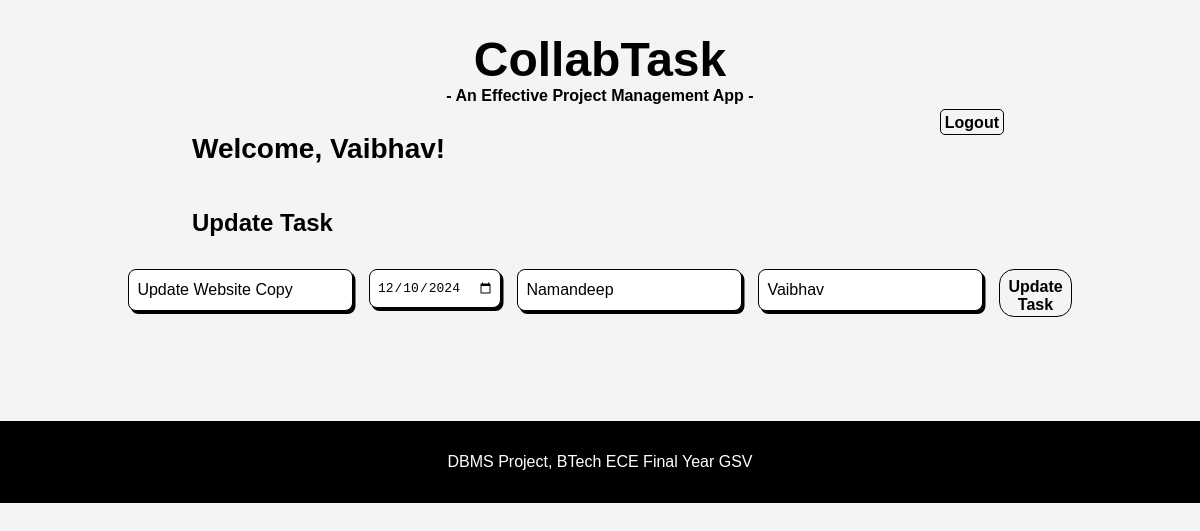
Screenshot of /update/2 (signed in) with the database file from the repository.
### app.py (models this page shows, shortened)
class Task(db.Model):
    id = db.Column(db.Integer, primary_key=True)
    title = db.Column(db.String(100), nullable=False)
    date = db.Column(db.Date, nullable=True)
    assigned_to = db.Column(db.String(50), nullable=True)
    assigned_by = db.Column(db.String(50), nullable=True)
    is_done = db.Column(db.Boolean, default=False)
    status = db.Column(db.String(20), default='Active')  # New status column

### app.py (the view, shortened to what this page needs)
@app.route('/update/<int:task_id>', methods=['GET', 'POST'])
def update_task(task_id):
    task = Task.query.get_or_404(task_id)
    return render_template('update.html', task=task)

### templates/update.html
{% extends "base.html" %}
{% block content %}
<section>
    <h2>Update Task</h2>
    <form action="/update/{{ task.id }}" method="POST" class="task-form">
        <input type="text" name="title" value="{{ task.title }}" required class="input1">
        <input type="date" name="date" value="{{ task.date }}" required class="input2">
        <input type="text" name="assigned_to" value="{{ task.assigned_to }}" class="input1">
        <input type="text" name="assigned_by" value="{{ task.assigned_by }}" class="input1">
        <button type="submit" class="master-button">Update Task</button>
    </form>
</section>
{% endblock %}

### templates/base.html (shortened to what this page needs)
<!DOCTYPE html>
<html lang="en">
<head>
    <link rel="stylesheet" href="{{ url_for('static', filename='styles.css') }}">
</head>
<body>
    <header>
        <h1>CollabTask</h1>
        <span><b>- An Effective Project Management App -</b></span>
        {% if session.get('username') %}
        <div class="welcome">
            <p>Welcome, {{ session['username'] }}!</p>
            <a href="/logout">Logout</a>
        </div>
        {% endif %}
    </header>
    <main>
        {% block content %}{% endblock %}
    </main>
    <footer>
        <p>DBMS Project, BTech ECE Final Year GSV</p>
    </footer>
</body>
</html>

### static/styles.css (style rules this page uses)
body { font-family: Poppins, sans-serif; margin: 0; padding: 0; background-color: #f4f4f4; }
header { color: black; padding-top: 2em; text-align: center; }
h1 { margin: 0; font-size: 3rem; }
main { padding: 2em; }
h1, h2 { font-weight: bold; text-align: center; color: #000000; }
.welcome { height: 1.5rem; padding: 0 12rem; display: flex; justify-content: space-between; font-size: 1.75rem; font-weight: bold; }
.welcome a { font-size: 1rem; height: 1rem; text-decoration: none; color: #000; background-color: transparent; border: #000 1px solid; border-radius: 5px; padding: 0.25rem; margin: 0.25rem; transition: all 300ms; }
.task-form { padding: 0.5rem; display: flex; margin: 1rem 10rem 2rem 10rem; justify-content: center; gap: 1em; }
.task-form input { height: 1.5rem; padding: 0.875rem; font-size: 1rem; border: 1.5px solid #000; border-radius: 0.5rem; box-shadow: 2.5px 3px 0 #000; outline: none; transition: ease 0.25s; }
.input1 { width: 30rem; height: 1.5rem; }
.task-form input, .task-form button { padding: 0.5em; font-size: 1em; }
.master-button { font-weight: bold; height: 3em; width: 10rem; background-color: transparent; border: 1.5px solid #000000; border-radius: 0.9375em; box-sizing: border-box; color: #000000; cursor: pointer; transition: all 300ms; }
section h2 { text-align: left; margin:3rem 0 1.5rem 10rem ; }
footer { text-align: center; padding: 1em 0; background-color: #000000; color: white; margin-top: 2em; }

### rows the page displays
Task: username "Vaibhav", title "Update Website Copy", date "12/10/2024", assigned_to "Namandeep", assigned_by "Vaibhav"
